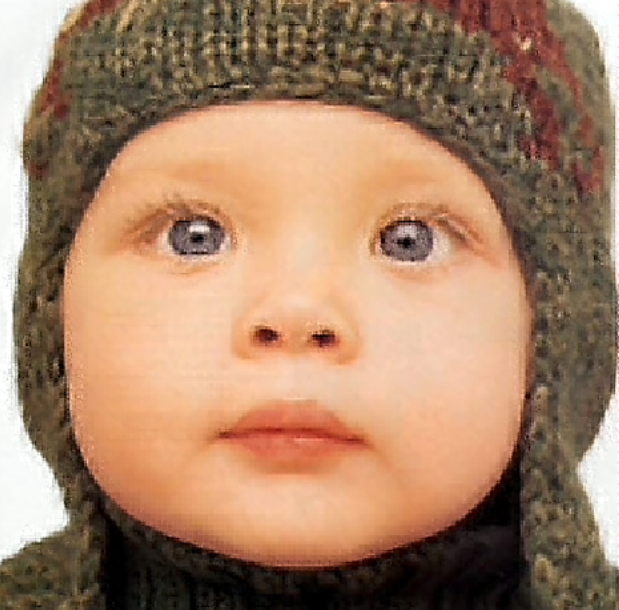
#> input picture pca/T.png, 619 x 610 px
$ python PCA.py
#> lines starting #> are read from the running program, lines starting #| are printed output that depends on the picture
# coding:utf-8
__author__ = 'liangz14'
#this is the demo from scikit-learn about : Incremental PCA
import numpy as np
import matplotlib.pyplot as plt
import skimage.io as io
import skimage.color as color
import math
import random as rd

from sklearn.datasets import load_iris
from sklearn.decomposition import PCA,IncrementalPCA

def get_patch(filename,patch_size = 5,patch_num = 1000):
#> called with filename = 'T.png', patch_size = 5, patch_num = 1000
    src = io.imread(filename)
#> src is the input picture: shape (610, 619, 4); mean R, G, B, A 165.6, 129.4, 102.4, 255
    im = color.rgb2lab(src[:,:,0:3])[:,:,0]
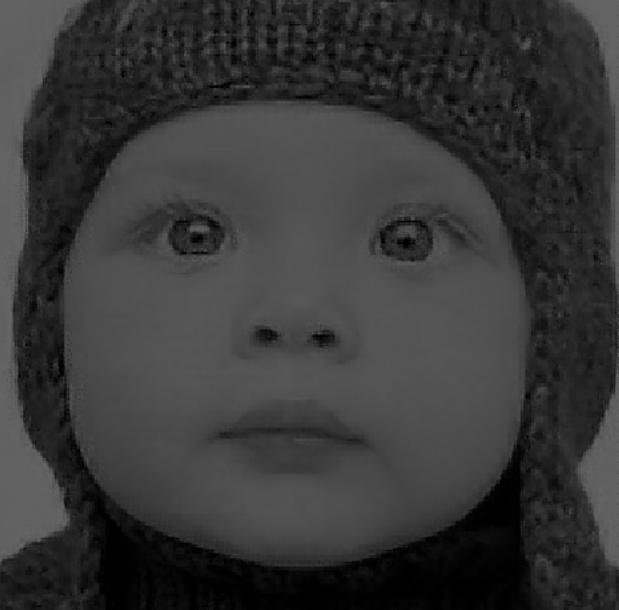
#> im: shape (610, 619) float64; min 0, max 100, mean 55.9
    patchs = []
    for i in range(patch_num):
        y,x = [rd.randint(0,im.shape[d]-patch_size) for d in [0,1]]
        tmp = im[y:y+patch_size, x:x+patch_size].reshape((patch_size*patch_size))
        tmp = tmp - np.mean(tmp)
        patchs.append(tmp)
#> after the loop, patchs = 1000 items
    return patchs


n_components = 2

X = get_patch('T.png')
#> X = 1000 items
pca = PCA(n_components=n_components)
X_pca = pca.fit_transform(X)
#> X_pca = 1000 pairs, first value -161.5 to 90.54, second value -94.59 to 100.1


plt.figure(figsize=(8, 8))
plt.scatter(X_pca[:,1], X_pca[:,0],c='r')


#plt.axis([-4, 4, -1.5, 1.5])

plt.show()
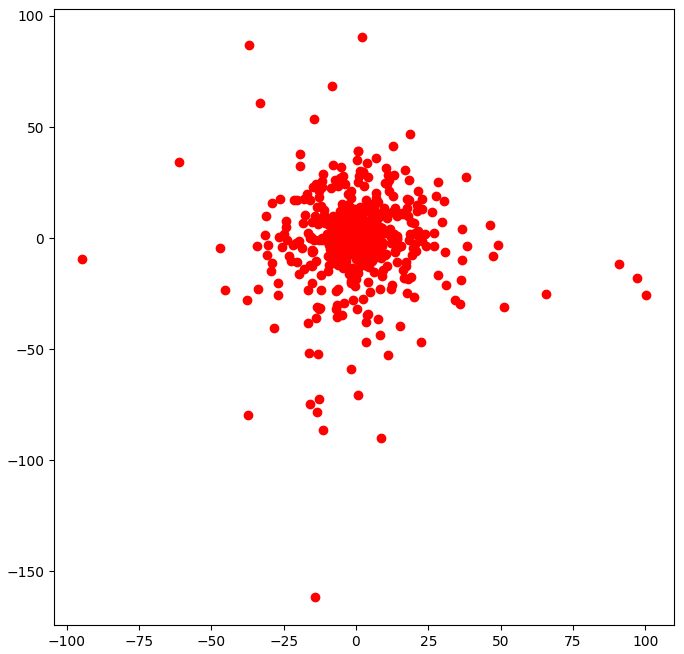
#> figure drawn by matplotlib, 1 panel
